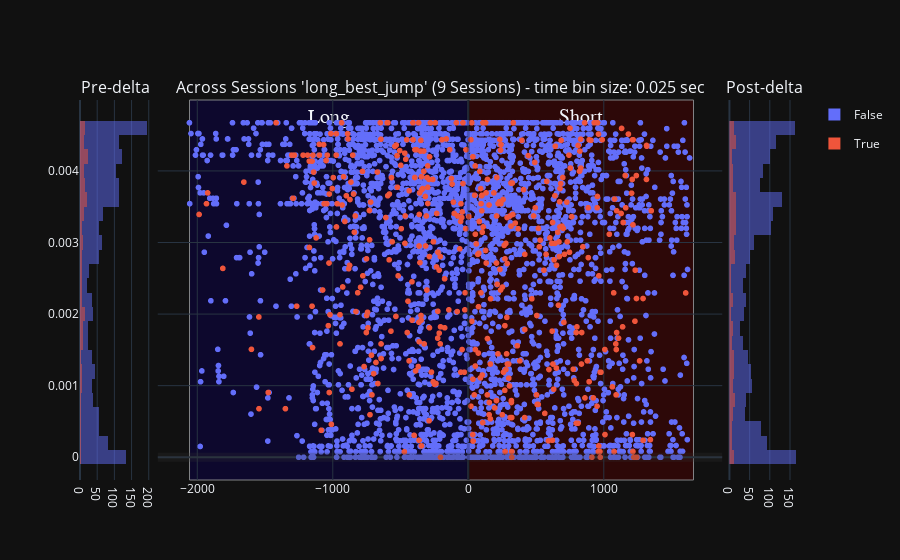

Notebook source saved alongside this figure:
### Code cell
histogram_bins = 25
# concatenated_ripple_df = deepcopy(df)

# ripple_title_prefix = 'test'
# # Create a bubble chart for ripples
# ripple_num_unique_sessions: int = concatenated_ripple_df.session_name.nunique(dropna=True) # number of unique sessions, ignoring the NA entries
# # ripple_num_unique_time_bins: int = concatenated_ripple_df.time_bin_size.nunique(dropna=True)
# ripple_title_string_suffix: str = f'{ripple_num_unique_sessions} Sessions'
# ripple_title: str = f"{ripple_title_prefix} - {ripple_title_string_suffix}"
# fig_ripples = _helper_build_figure(data_results_df=concatenated_ripple_df, histogram_bins=histogram_bins, earliest_delta_aligned_t_start=earliest_delta_aligned_t_start, latest_delta_aligned_t_end=latest_delta_aligned_t_end, enabled_time_bin_sizes=None,
#                                     main_plot_mode='separate_row_per_session', title=ripple_title)

# concatenated_ripple_df = deepcopy(concatenated_ripple_df)
concatenated_ripple_df = deepcopy(all_sessions_user_annotated_ripple_df)

# ['longest_sequence_length_ratio_diff', 'direction_change_bin_ratio_diff', 'congruent_dir_bins_ratio_diff', 'total_congruent_direction_change_diff']


# variable_name = 'P_Long'
# variable_name = 'P_Short' # Shows expected effect - short-only replay prior to delta and then split replays post-delta
# variable_name = 'long_best_pf_peak_x_pearsonr'
variable_name = 'long_best_jump'
# variable_name = 'wcorr_abs_diff'
# variable_name = 'pearsonr_abs_diff'
# variable_name = 'direction_change_bin_ratio_diff'
# variable_name = 'longest_sequence_length_ratio_diff'
# variable_name = 'long_best_longest_sequence_length_ratio'
# variable_name = 'long_best_congruent_dir_bins_ratio'
# variable_name = 'congruent_dir_bins_ratio_diff'
# variable_name = 'total_congruent_direction_change_diff'
# variable_name = 'long_best_congruent_dir_bins_ratio'
# variable_name = 'long_best_direction_change_bin_ratio'
# variable_name = 'long_best_congruent_dir_bins_ratio'
# 'color':'is_user_annotated_epoch'
# 'color': 'is_user_annotated_epoch', 
px_scatter_kwargs = {'x': 'delta_aligned_start_t', 'y': variable_name, 'color':"is_user_annotated_epoch", 'title': f"'{variable_name}'"} # , 'color': 'time_bin_size', 'range_y': [-1.0, 1.0], 'labels': {'session_name': 'Session', 'time_bin_size': 'tbin_size', 'is_user_annotated_epoch':'user_sel'}
# hist_kwargs = dict(color="time_bin_size")
hist_kwargs = dict(color="is_user_annotated_epoch") # , histnorm='probability density'
new_fig_ripples = plotly_pre_post_delta_scatter(data_results_df=concatenated_ripple_df, out_scatter_fig=None, histogram_bins=histogram_bins,
                        px_scatter_kwargs=px_scatter_kwargs, histogram_variable_name=variable_name, hist_kwargs=hist_kwargs, forced_range_y=None,
                        time_delta_tuple=(earliest_delta_aligned_t_start, 0.0, latest_delta_aligned_t_end))
new_fig_ripples


_extras_output_dict = {}
# _extras_output_dict["y_mid_line"] = new_fig_ripples.add_hline(y=0.5, line=dict(color="rgba(0.8,0.8,0.8,.75)", width=2), row='all', col='all')


fig_to_clipboard(new_fig_ripples)
new_fig_ripples

### Figure 1 — Plotly figure (JSON) as saved in the notebook; plotly's stock layout.template omitted (floating-point values rounded to 4 significant figures; data arrays with more than 128 entries replaced by an {"elided": "..."} marker saying what was removed)
{"data": [{"alignmentgroup": "True", "bingroup": "y", "hovertemplate": "is_user_annotated_epoch=False<br>count=%{x}<br>long_best_jump=%{y}<extra></extra>", "legendgroup": "False", "marker": {"color": "#636efa", "opacity": 0.5, "pattern": {"shape": ""}}, "name": "False", "nbinsy": 25, "offsetgroup": "False", "orientation": "h", "showlegend": true, "type": "histogram", "xaxis": "x", "y": {"elided": "1643 float values"}, "yaxis": "y"}, {"alignmentgroup": "True", "bingroup": "y", "hovertemplate": "is_user_annotated_epoch=True<br>count=%{x}<br>long_best_jump=%{y}<extra></extra>", "legendgroup": "True", "marker": {"color": "#EF553B", "opacity": 0.5, "pattern": {"shape": ""}}, "name": "True", "nbinsy": 25, "offsetgroup": "True", "orientation": "h", "showlegend": true, "type": "histogram", "xaxis": "x", "y": {"elided": "212 float values"}, "yaxis": "y"}, {"hovertemplate": "is_user_annotated_epoch=False<br>delta_aligned_start_t=%{x}<br>long_best_jump=%{y}<extra></extra>", "legendgroup": "False", "marker": {"color": "#636efa", "symbol": "circle"}, "mode": "markers", "name": "False", "showlegend": false, "type": "scattergl", "x": {"elided": "3418 float values"}, "xaxis": "x2", "y": {"elided": "3418 float values"}, "yaxis": "y2"}, {"hovertemplate": "is_user_annotated_epoch=True<br>delta_aligned_start_t=%{x}<br>long_best_jump=%{y}<extra></extra>", "legendgroup": "True", "marker": {"color": "#EF553B", "symbol": "circle"}, "mode": "markers", "name": "True", "showlegend": false, "type": "scattergl", "x": {"elided": "448 float values"}, "xaxis": "x2", "y": {"elided": "448 float values"}, "yaxis": "y2"}, {"alignmentgroup": "True", "bingroup": "y", "hovertemplate": "is_user_annotated_epoch=False<br>count=%{x}<br>long_best_jump=%{y}<extra></extra>", "legendgroup": "False", "marker": {"color": "#636efa", "opacity": 0.5, "pattern": {"shape": ""}}, "name": "False", "nbinsy": 25, "offsetgroup": "False", "orientation": "h", "showlegend": false, "type": "histogram", "xaxis": "x3", "y": {"elided": "1775 float values"}, "yaxis": "y3"}, {"alignmentgroup": "True", "bingroup": "y", "hovertemplate": "is_user_annotated_epoch=True<br>count=%{x}<br>long_best_jump=%{y}<extra></extra>", "legendgroup": "True", "marker": {"color": "#EF553B", "opacity": 0.5, "pattern": {"shape": ""}}, "name": "True", "nbinsy": 25, "offsetgroup": "True", "orientation": "h", "showlegend": false, "type": "histogram", "xaxis": "x3", "y": {"elided": "236 float values"}, "yaxis": "y3"}], "layout": {"annotations": [{"font": {"size": 16}, "showarrow": false, "text": "Pre-delta", "x": 0.049, "xanchor": "center", "xref": "paper", "y": 1, "yanchor": "bottom", "yref": "paper"}, {"font": {"size": 16}, "showarrow": false, "text": "Across Sessions 'long_best_jump' (9 Sessions) - time bin size: 0.025 sec", "x": 0.5, "xanchor": "center", "xref": "paper", "y": 1, "yanchor": "bottom", "yref": "paper"}, {"font": {"size": 16}, "showarrow": false, "text": "Post-delta", "x": 0.951, "xanchor": "center", "xref": "paper", "y": 1, "yanchor": "bottom", "yref": "paper"}], "barmode": "overlay", "shapes": [{"line": {"color": "rgba(0.2,0.2,0.2,.25)", "width": 9}, "type": "line", "x0": 0, "x1": 1, "xref": "x2 domain", "y0": 0, "y1": 0, "yref": "y2"}, {"line": {"color": "rgba(0,0,0,.25)", "width": 3}, "type": "line", "x0": 0, "x1": 0, "xref": "x2", "y0": 0, "y1": 1, "yref": "y2 domain"}, {"fillcolor": "#0b0049", "label": {"font": {"family": "Times New Roman", "size": 20}, "text": "Long", "textposition": "top center"}, "layer": "below", "line": {"width": 1}, "opacity": 0.5, "type": "rect", "x0": -2057.0, "x1": 0, "xref": "x2", "y0": 0, "y1": 1, "yref": "y2 domain"}, {"fillcolor": "#490000", "label": {"font": {"family": "Times New Roman", "size": 20}, "text": "Short", "textposition": "top center"}, "layer": "below", "line": {"width": 1}, "opacity": 0.5, "type": "rect", "x0": 0, "x1": 1662.0, "xref": "x2", "y0": 0, "y1": 1, "yref": "y2 domain"}], "xaxis": {"anchor": "y", "domain": [0, 0.098]}, "xaxis2": {"anchor": "y2", "domain": [0.108, 0.892]}, "xaxis3": {"anchor": "y3", "domain": [0.902, 1]}, "yaxis": {"anchor": "x", "domain": [0, 1]}, "yaxis2": {"anchor": "x2", "domain": [0, 1], "matches": "y", "showticklabels": false}, "yaxis3": {"anchor": "x3", "domain": [0, 1], "matches": "y", "showticklabels": false}}}
